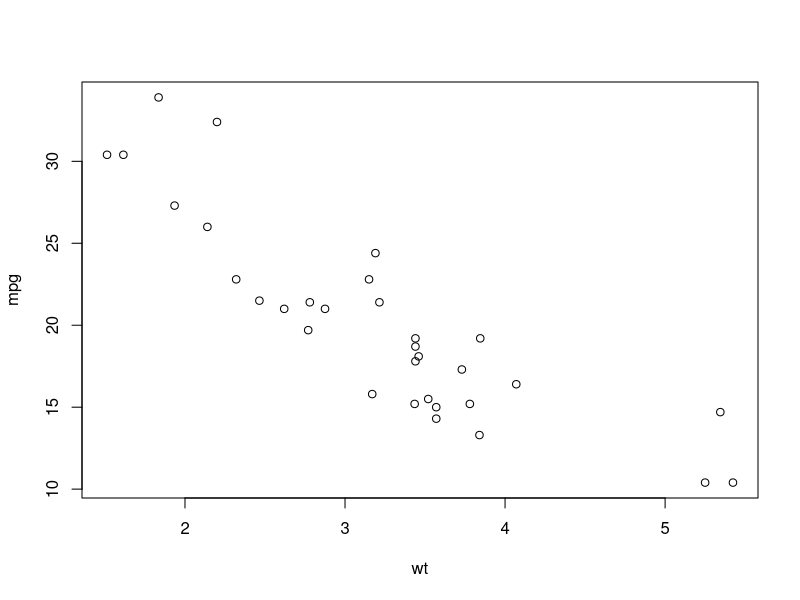
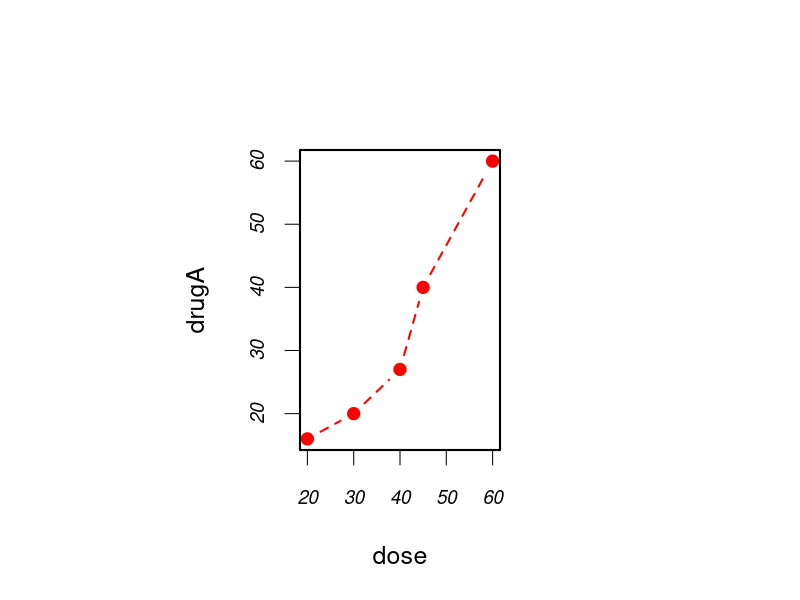
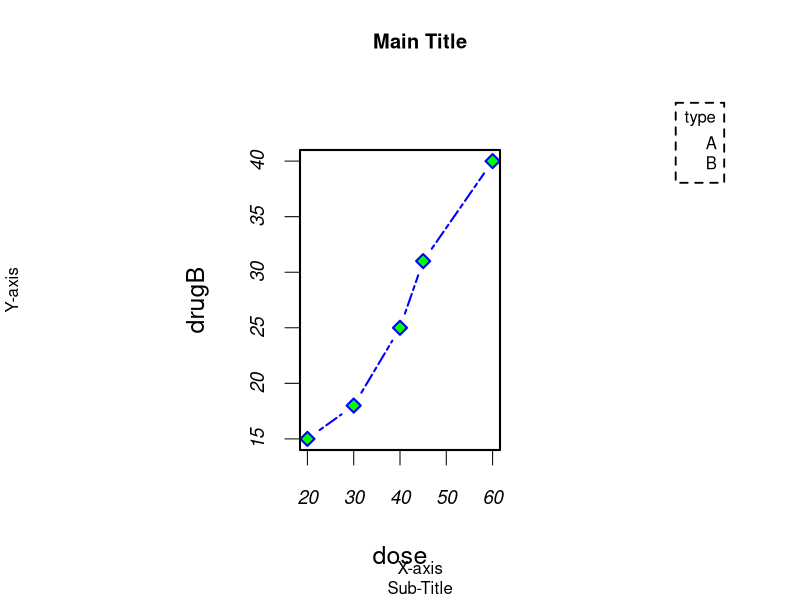

The R script that drew these images, in order: (Note: this script raises an error after producing the figures.)
# Graph in R - Basic

#interacting with R console
attach(mtcars)	#bind dataframe
plot(wt,mpg)
abline(lm(wt~mpg))	# lm linear model
detach(mtcars)

#Parameters par(name1=value1, name2=value2, ...)
par(lty=2)	 # 6 line types
par(pch=17)  # 25 plotting char
par(cex=1.5) # scale char extension 
par(lwd=1.8) # scale line width

# An example 
dose <- c(20,30,40,45,60)
drugA <- c(16,20,27,40,60)
drugB <- c(15,18,25,31,40)
opar <- par(no.readonly=TRUE)
par(pin=c(2,3))
par(lwd=2,cex=1.5)
par(cex.axis=.75,font.axis=3)
plot(dose,drugA,type="b",pch=19,lty=2,col="red")
plot(dose,drugB,type="b",pch=23,lty=6,col="blue",bg="green")
par(opar)
title(main="Main Title",sub="Sub-Title",xlab="X-axis",y="Y-axis")

#legend
legend("topright",inset=0.05,title="type",c("A","B"))

#text 
text(locator(1),"interact with mouse")
text(xData,yData,row.names)
